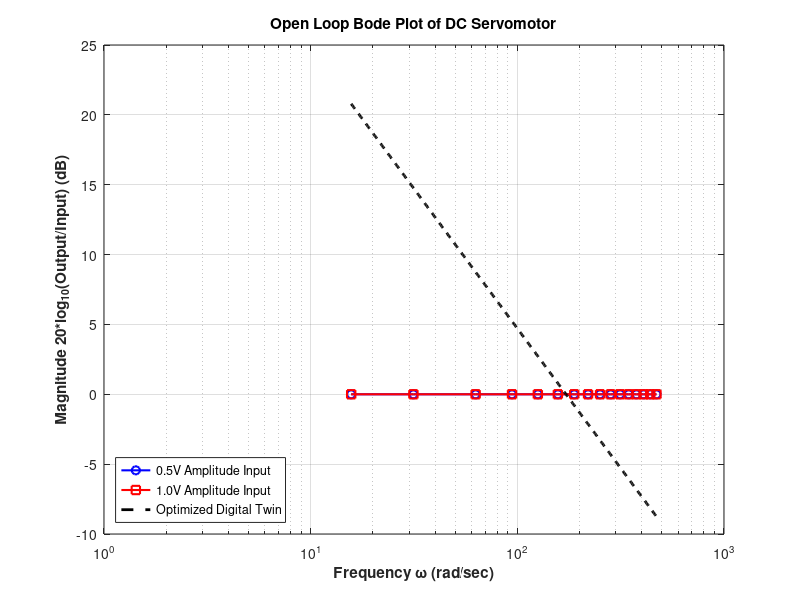

Reproduce this figure in MATLAB. (Note: this script raises an error after producing the figure.)
%% Lab 5 - System Identification Batch Processor
clear; close all; clc;

% Define the Sweep Parameters 
test_amps  = [0.5, 1.0];
test_freqs = [2.5, 5.0, 10.0, 15.0, 20.0, 25.0, 30.0, 35.0, ...
              40.0, 45.0, 50.0, 55.0, 60.0, 65.0, 70.0, 75.0];

% High-pass Butterworth filter coefficients for Digital Twin
a = [1.000000000000000, -1.991114292201654, 0.991153595868935];
b = [0.995566972017647, -1.991133944035295, 0.995566972017647];

Fs = 1000;           % Hz (Sampling Frequency)
Tdelay = 1.071;        % Seconds to skip for filter transient

% Pre-allocate arrays to hold the final dB values for plotting
Mag_dB_05V = zeros(1, length(test_freqs));
Mag_dB_10V = zeros(1, length(test_freqs));

fprintf('Starting Batch Process...\n');

%% Process Every File Automatically
for a_idx = 1:length(test_amps)
    Amp_in = test_amps(a_idx);
    
    for f_idx = 1:length(test_freqs)
        Freq_in = test_freqs(f_idx);
        
        % Construct the filename
        fname = fullfile('test_run', sprintf('sweep_%.1fV_%.1fHz.txt', Amp_in, Freq_in));
        
        % Safety check
        if ~isfile(fname)
            warning('File %s not found! Skipping...', fname);
            continue;
        end
        
        % Read the data
        % Row 1 [Freq, Amp]. Row 2 to End is [Raw, Filtered]
        raw_data = readmatrix(fname);
        filt = raw_data(2:end, 2); % Grab all rows from row 2 downward, column 2
        
        % Slice the steady-state segment
        idx0 = floor(Tdelay * Fs) + 1;
        if idx0 > length(filt)
             warning('File %s is too short! Skipping...', fname);
             continue;
        end
        fseg = filt(idx0:end);
        
        % Mean subtraction and RMS calculation
        fseg0 = fseg - mean(fseg);
        Crms = sqrt(mean(fseg0.^2));
        
        % Calculate Amplitudes
        Camp = sqrt(2) * Crms;       % Output Peak Amplitude
        Out_PP = 2 * Camp;           % Output Peak-to-Peak (Requested by manual Table 1 & 2)
        In_PP  = 2 * Amp_in;         % Input Peak-to-Peak (Requested by manual Table 1 & 2)
        
        % Calculate Gain and dB
        Gain = Out_PP / In_PP;       % Ratio of output to input 
        Gain_dB = 20 * log10(Gain);  % Convert to dB
        
        % Store the result in the correct array for plotting
        if Amp_in == 0.5
            Mag_dB_05V(f_idx) = Gain_dB;
        elseif Amp_in == 1.0
            Mag_dB_10V(f_idx) = Gain_dB;
        end
        
        fprintf('Processed %s -> Gain: %.2f dB\n', fname, Gain_dB);
    end
end

%% 3. Generate the Bode Plot
% Convert frequencies from Hz to rad/sec for the X-axis
omega_rad_sec = test_freqs * 2 * pi;

figure('Name', 'DC Servomotor System Identification', 'Color', 'w');
% Plot 0.5V Sweep
semilogx(omega_rad_sec, Mag_dB_05V, 'bo-', 'LineWidth', 1.5, 'MarkerSize', 6, 'DisplayName', '0.5V Amplitude Input');
hold on;

% Plot 1.0V Sweep
semilogx(omega_rad_sec, Mag_dB_10V, 'rs-', 'LineWidth', 1.5, 'MarkerSize', 6, 'DisplayName', '1.0V Amplitude Input');

% Format the Plot
grid on;
xlabel('Frequency \omega (rad/sec)', 'FontWeight', 'bold');
ylabel('Magnitude 20*log_{10}(Output/Input) (dB)', 'FontWeight', 'bold');
title('Open Loop Bode Plot of DC Servomotor', 'FontWeight', 'bold');
legend('Location', 'southwest');

% Set X-limits to make it easy to read at omega = 1
xlim([1, 1000]);

%% Algorithmic Parameter Extraction 
fprintf('\n--- Running Non-Linear Optimization for System ID ---\n');

% Define the theoretical Magnitude equation (in dB)
mag_theory_db = @(Km,Tm,w) 20*log10( Km ./ (w .* sqrt(1 + (w.*Tm).^2)) );

% Use theortical Mg - Measurment Data -> get the cost function
cost_function = @(q) mean(( mag_theory_db(exp(q(1)), exp(q(2)), omega_rad_sec) - Mag_dB_05V ).^2);

initial_guess = log([100, 0.5]);

% Use fminsearch do alittle optimization
options = optimset('Display','off','TolX',1e-8,'TolFun',1e-8);
optimal_params = fminsearch(cost_function, initial_guess, options);

% Get the parameter
Km_opt = exp(optimal_params(1));
Tm_opt = exp(optimal_params(2));
final_mse = cost_function(optimal_params);
fprintf('Optimal Parameters Found: Km = %.2f, Tm = %.4f with an MSE of %.2f\n', ...
        Km_opt, Tm_opt, final_mse);

%% Validation 
omega_smooth = logspace(log10(min(omega_rad_sec)), log10(max(omega_rad_sec)), 500);
Mag_dB_smooth = mag_theory_db(Km_opt, Tm_opt, omega_smooth);

% Overlay the optimized theoretical curve onto your existing experimental Bode plot
hold on;
plot(omega_smooth, Mag_dB_smooth, 'k--', 'LineWidth', 2, 'DisplayName', 'Optimized Digital Twin');
legend('Location', 'southwest');

%% Time-Domain Validation
fprintf('\n--- Generating Digital Twin Validation ---\n');

% Build the Transferfunction
% The manual defines H(s) = Km / (s * (Tm*s + 1)) which expands to:
% H(s) = Km / (Tm*s^2 + s + 0)
numerator = Km_opt;
denominator = [Tm_opt, 1, 0];
sys_motor = tf(numerator, denominator);

% Maybe change to a different frequncy, this is kind of the worst frequency you can choose
f_test = 2.5;                % Hz
Amp_test = 0.5;              % Volts
t_sim = 0 : (1/Fs) : 10;     % 10 seconds of simulated time at 1000 Hz
u_sim = Amp_test * sin(2 * pi * f_test * t_sim); % Virtual voltage command

% Run
[y_sim_raw, t_sim] = lsim(sys_motor, u_sim, t_sim);

% You wanna filter the virtual data (Like Apple to Apple)
y_sim_filt = filter(b, a, y_sim_raw);

% Do the actual comparison with the physical hardware
fname_val = fullfile('test_run', sprintf('sweep_%.1fV_%.1fHz.txt', Amp_test, f_test));

raw_val_data = readmatrix(fname_val);
filt_hardware = raw_val_data(2:end, 2); 
t_hardware = (0:length(filt_hardware)-1) / Fs;

% Align SS data - skip transient
idx0 = floor(Tdelay * Fs) + 1; 

t_plot = t_hardware(idx0:end);
hardware_plot = filt_hardware(idx0:end);
sim_plot = y_sim_filt(idx0:length(t_hardware)); 

% Plot
figure('Name', 'Digital Twin Validation', 'Color', 'w');
plot(t_plot, hardware_plot, 'r', 'LineWidth', 2, 'DisplayName', 'Physical Hardware Data');
hold on;
plot(t_plot, sim_plot, 'k--', 'LineWidth', 2, 'DisplayName', 'Digital Twin Simulation');
grid on;
xlim([Tdelay, Tdelay + 2]);
xlabel('Time (seconds)', 'FontWeight', 'bold');
ylabel('Motor Position (Encoder Counts)', 'FontWeight', 'bold');
title(sprintf('Digital Twin Validation: %.1f V at %.1f Hz', Amp_test, f_test), 'FontWeight', 'bold');
legend('Location', 'northeast');
